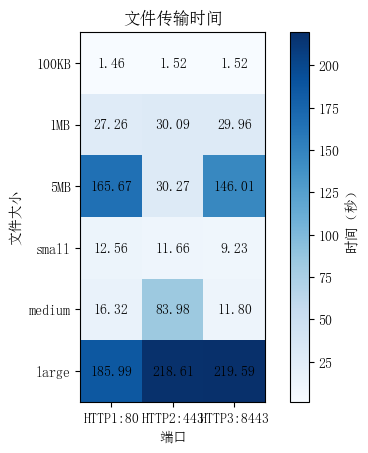

Source code (Python):
import matplotlib.pyplot as plt
import matplotlib.font_manager as fm
import numpy as np
# 设置字体，包含全角右括号
prop = fm.FontProperties(fname=r'C:\Windows\Fonts\simsun.ttc')  # 修改为你系统中存在的字体文件路径
plt.rcParams['font.family'] = prop.get_name()
# 数据
ports = ['HTTP1:80', 'HTTP2:443', 'HTTP3:8443']
categories = ['100KB', '1MB', '5MB', 'small', 'medium', 'large']

data = [
    [1.46, 1.52, 1.52],
    [27.26, 30.09, 29.96],
    [165.67, 30.27, 146.01],
    [12.56, 11.66, 9.23],
    [16.32, 83.98, 11.80],
    [185.99, 218.61, 219.59]
]

# 绘图
fig, ax = plt.subplots()
im = ax.imshow(data, cmap="Blues")

# 设置轴标签
ax.set_xticks(np.arange(len(ports)))
ax.set_yticks(np.arange(len(categories)))
ax.set_xticklabels(ports)
ax.set_yticklabels(categories)

# 在矩阵单元格中显示数值
for i in range(len(categories)):
    for j in range(len(ports)):
        text = ax.text(j, i, "{:.2f}".format(data[i][j]), ha="center", va="center", color="black")

# 设置标签
ax.set_xlabel("端口")
ax.set_ylabel("文件大小")

# 显示颜色条
cbar = ax.figure.colorbar(im, ax=ax, cmap="Blues")
cbar.set_label("时间（秒）")

# 设置图表标题
plt.title("文件传输时间")

# 保存图表到文件
output_file_path = "./drawTime.png"  # 替换为你希望保存的文件路径和名称
plt.savefig(output_file_path, bbox_inches="tight")


# 显示图表
plt.show()
